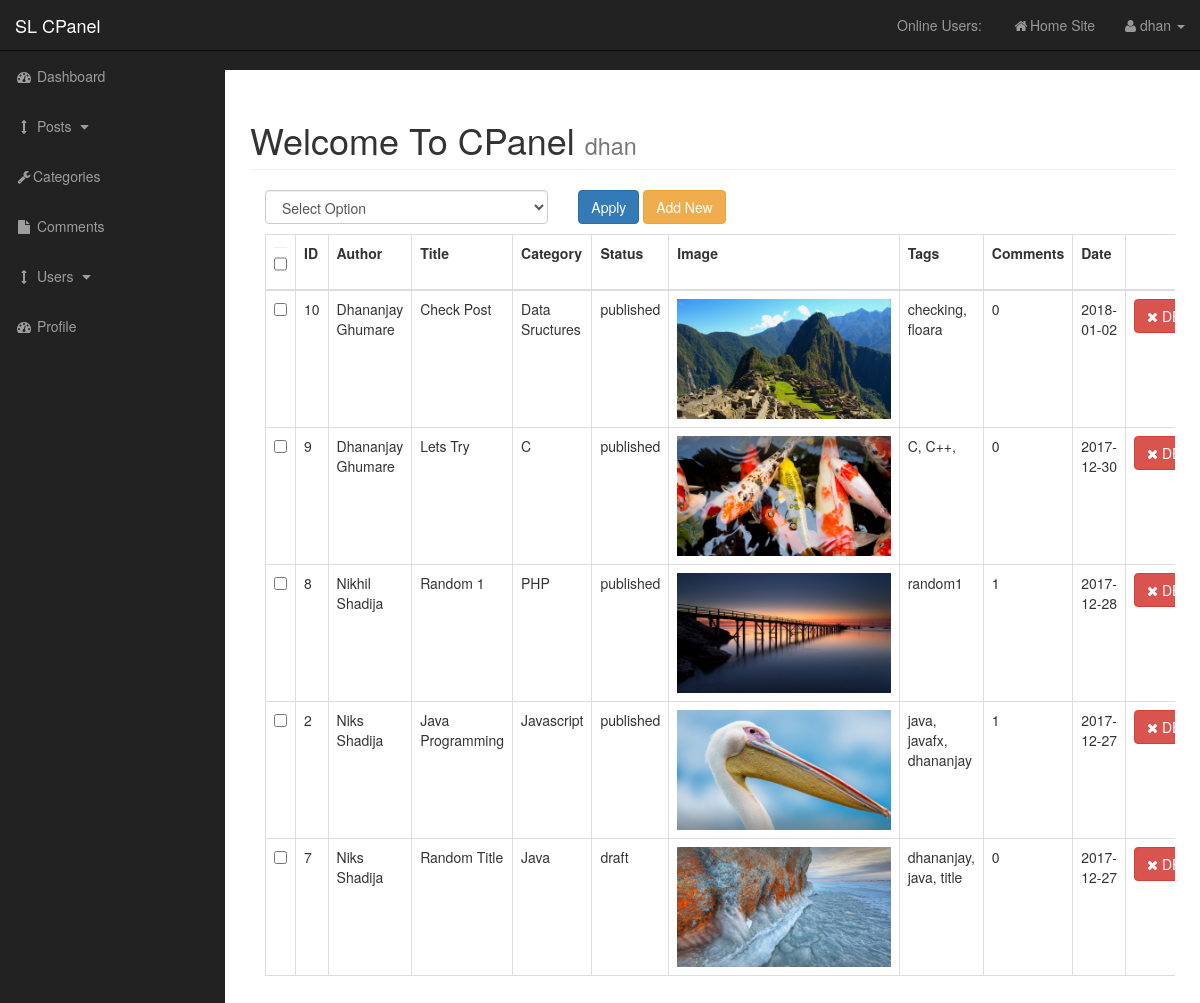
/admin/posts.php (signed in), run on the app's committed database.
### tables this page shows
CREATE TABLE `posts` (
  `post_id` int(11) NOT NULL,
  `post_category_id` int(11) NOT NULL,
  `post_title` varchar(255) NOT NULL,
  `post_author` int(11) NOT NULL,
  `post_date` date NOT NULL,
  `post_image` text NOT NULL,
  `post_content` text NOT NULL,
  `post_tags` varchar(255) NOT NULL,
  `post_comment_count` int(11) NOT NULL,
  `post_status` varchar(255) NOT NULL DEFAULT 'draft'
);

CREATE TABLE `users` (
  `user_id` int(11) NOT NULL,
  `username` varchar(255) NOT NULL,
  `user_password` varchar(255) NOT NULL,
  `user_firstname` varchar(255) NOT NULL,
  `user_lastname` varchar(255) NOT NULL,
  `user_email` varchar(255) NOT NULL,
  `user_image` text NOT NULL,
  `user_role` varchar(255) NOT NULL
);

CREATE TABLE `categories` (
  `cat_id` int(11) NOT NULL,
  `cat_title` varchar(255) NOT NULL
);

### admin/functions.php (called while the page is built, shortened)
<?php
function checkUser(){
    if(!isset($_SESSION['username'] ) ) {
            die ("<h3 style = 'color: red'> You have not logged in please Login from <a href = '../index.php'>here</h3>");
    }else{
            $username = $_SESSION['username'];
            return $username;
    }
}
?>

### admin/includes/posts/view-posts.php (the view, shortened to what this page needs)
<div class="col-xs-12 table-responsive">
   <form action="" method="post">
        <div id="bulkOperationContainer" class="col-xs-4">
           <select name="bulk_options" id="" class="form-control">
               <option value="">Select Option</option>
           </select>
        </div>
        <div class="col-xs-4">
            <input type="submit" name="submit_bulk" value="Apply" class="btn btn-primary">
            <a href="posts.php?source=add_post" class="btn btn-warning">Add New</a>
        </div>
    <table class="table table-bordered table-hover">
        <tr>
           <th><input type="checkbox" id="selectAllBoxes" class = "form-control"></th>
            <th>ID</th>
            <th>Author</th>
            <th>Title</th>
            <th>Category</th>
            <th>Status</th>
            <th>Image</th>
            <th>Tags</th>
            <th>Comments</th>
            <th>Date</th>
            <th></th>
        </tr>
        <tbody>
        <?php
            if($user_role == "admin")
                $query = "SELECT * FROM posts, users WHERE posts.post_author = users.user_id ORDER BY posts.post_date DESC";
            else{
                $user_id = $_SESSION['user_id'];
                $query = "SELECT * FROM posts, users WHERE posts.post_author = users.user_id AND posts.post_author = $user_id ORDER BY posts.post_date DESC";
            }
            $select_all_posts_query = mysqli_query($connection, $query);
            while($row = mysqli_fetch_assoc($select_all_posts_query)) {
                    $post_id = $row['post_id'];
                    $post_author = $row['user_firstname'] . " " . $row['user_lastname'];
                    $post_title = $row['post_title'];
                    $post_category_id = $row['post_category_id'];
                    $post_status = $row['post_status'];
                    $post_image = $row['post_image'];
                    $post_tags = $row['post_tags'];
                    $post_comment_count = $row['post_comment_count'];
                    $post_date = $row['post_date'];
                    echo "<tr>";
                    echo "<td><input type = 'checkbox' name = 'checkBoxArray[]' class = 'checkBoxes' value = '$post_id'></td>";
                    echo "<td>$post_id</td>";
                    echo "<td>$post_author</td>";
                    echo "<td>$post_title</td>";
                    $query = "SELECT * FROM categories WHERE cat_id = $post_category_id";
                    $select_all_categories_query = mysqli_query($connection, $query);
                    if($row = mysqli_fetch_assoc($select_all_categories_query)) {
                        $post_category_title = $row['cat_title'];
                    }
                    echo "<td>$post_category_title</td>";
                    echo "<td>$post_status</td>";
                    if($post_image == "")
                        echo "<td><h4>No Image Set</h4></td>";
                    else
                        echo "<td><img src = '../images/$post_image' alt = 'Post Image' height = '120px'></td>";
                    echo "<td>$post_tags</td>";
                    echo "<td>$post_comment_count</td>";
                    echo "<td>$post_date</td>";
                    echo "<td><a href='posts.php?delete=$post_id' class='btn btn-danger'><span class='fa fa-times'></span> DELETE</a></td> ";
                    echo "</tr>";
            }
        ?>
        </tbody>
    </table>
    </form>
</div>

### admin/posts.php (shortened to what this page needs)
<!DOCTYPE html>
<html lang="en">
<?php
    include_once("includes/header.php");
    include_once("functions.php");
?>
<body>
    <div id="wrapper">
        <?php
            include_once("includes/navigation.php");
        ?>
        <div id="page-wrapper">
            <div class="container-fluid">
                <div class="row">
                    <div class="col-lg-12">
                        <h1 class="page-header">
                            Welcome To CPanel
                            <small><?php echo $username; ?></small>
                        </h1>
<?php
    $source = "";
    switch($source){
        default:
            include_once("includes/posts/view-posts.php");
            break;
    }
?>
                    </div>
                </div>
            </div>
        </div>
    </div>
</body>
</html>

### admin/includes/header.php (shortened to what this page needs)
<?php
    include_once("functions.php");
?>
    <head>
        <link href="css/bootstrap.min.css" rel="stylesheet">
        <link href="css/sb-admin.css" rel="stylesheet">
        <link href="font-awesome/css/font-awesome.min.css" rel="stylesheet" type="text/css">
        <link rel="stylesheet" href="css/bootstrapvalidator.min.css" type="text/css">
        <link rel="stylesheet" href="js/plugins/froala/css/froala_editor.pkgd.min.css">
        <link rel="stylesheet" href="js/plugins/froala/css/froala_style.min.css">
<?php
    $username = checkUser();
    $user_role = $_SESSION['user_role'];
?>
    </head>

### admin/includes/navigation.php (shortened to what this page needs)
<nav class="navbar navbar-inverse navbar-fixed-top" role="navigation">
    <div class="navbar-header">
        <a class="navbar-brand" href="index.php">SL CPanel</a>
    </div>
    <ul class="nav navbar-right top-nav">
       <li><a href="">Online Users: <span class = "usersonline"></span> </a></li>
        <li><a href="../index.php"><i class="fa fa-fw fa-home"></i>Home Site</a></li>
        <li class="dropdown">
            <a href="#" class="dropdown-toggle" data-toggle="dropdown"><i class="fa fa-user"></i> <?php echo $username; ?> <b class="caret"></b></a>
        </li>
    </ul>
    <div class="collapse navbar-collapse navbar-ex1-collapse">
        <ul class="nav navbar-nav side-nav">
            <li>
                <a href="index.php"><i class="fa fa-fw fa-dashboard"></i> Dashboard</a>
            </li>
            <li>
                <a href="javascript:;" data-toggle="collapse" data-target="#posts_dropmenu"><i class="fa fa-fw fa-arrows-v"></i> Posts <i class="fa fa-fw fa-caret-down"></i></a>
            </li>
            <li><a href="categories.php"><i class="fa fa-fw fa-wrench"></i>Categories</a></li>
            <li>
                <a href="comments.php"><i class="fa fa-fw fa-file"></i> Comments </a>
            </li>
            <?php
                if($user_role == "admin"){
            ?>
            <li>
                <a href="javascript:;" data-toggle="collapse" data-target="#user_menu"><i class="fa fa-fw fa-arrows-v"></i> Users <i class="fa fa-fw fa-caret-down"></i></a>
            </li>
            <?php
                }
            ?>
            <li>
                <a href="index-rtl.html"><i class="fa fa-fw fa-dashboard"></i> Profile </a>
            </li>
        </ul>
    </div>
</nav>

### admin/css/sb-admin.css (style rules this page uses)
#bulkOperationContainer { padding-left: 0px; padding-bottom: 10px; }
body { margin-top: 100px; background-color: #222; }
@media (min-width:768px) { body { margin-top: 50px; } }
#wrapper { padding-left: 0; }
#page-wrapper { width: 100%; padding: 0; background-color: #fff; }
@media (min-width:768px) { #wrapper { padding-left: 225px; } }
@media (min-width:768px) { #page-wrapper { padding: 10px; } }
.top-nav { padding: 0 15px; }
.top-nav>li { display: inline-block; float: left; }
.top-nav>li>a { padding-top: 15px; padding-bottom: 15px; line-height: 20px; color: #999; }
@media (min-width:768px) { .side-nav { position: fixed; top: 51px; left: 225px; width: 225px; margin-left: -225px; border: none; border-radius: 0; overflow-y: auto; background-color: #222; } }
@media (min-width:768px) { .side-nav>li>a { width: 225px; } }

### data on the page
posts: post_id "10", users.user_firstname+user_lastname "Dhananjay Ghumare", post_title "Check Post", categories.cat_title "Data Sructures", post_status "published", post_image (picture), post_tags "checking, floara", post_comment_count "0", post_date "2018-01-02"
posts: post_id "9", users.user_firstname+user_lastname "Dhananjay Ghumare", post_title "Lets Try", categories.cat_title "C", post_status "published", post_image (picture), post_tags "C, C++,", post_comment_count "0", post_date "2017-12-30"
posts: post_id "8", users.user_firstname+user_lastname "Nikhil Shadija", post_title "Random 1", categories.cat_title "PHP", post_status "published", post_image (picture), post_tags "random1", post_comment_count "1", post_date "2017-12-28"
posts: post_id "2", users.user_firstname+user_lastname "Niks Shadija", post_title "Java Programming", categories.cat_title "Javascript", post_status "published", post_image (picture), post_tags "java, javafx, dhananjay", post_comment_count "1", post_date "2017-12-27"
posts: post_id "7", users.user_firstname+user_lastname "Niks Shadija", post_title "Random Title", categories.cat_title "Java", post_status "draft", post_image (picture), post_tags "dhananjay, java, title", post_comment_count "0", post_date "2017-12-27"

### other printed values
$username "dhan"
